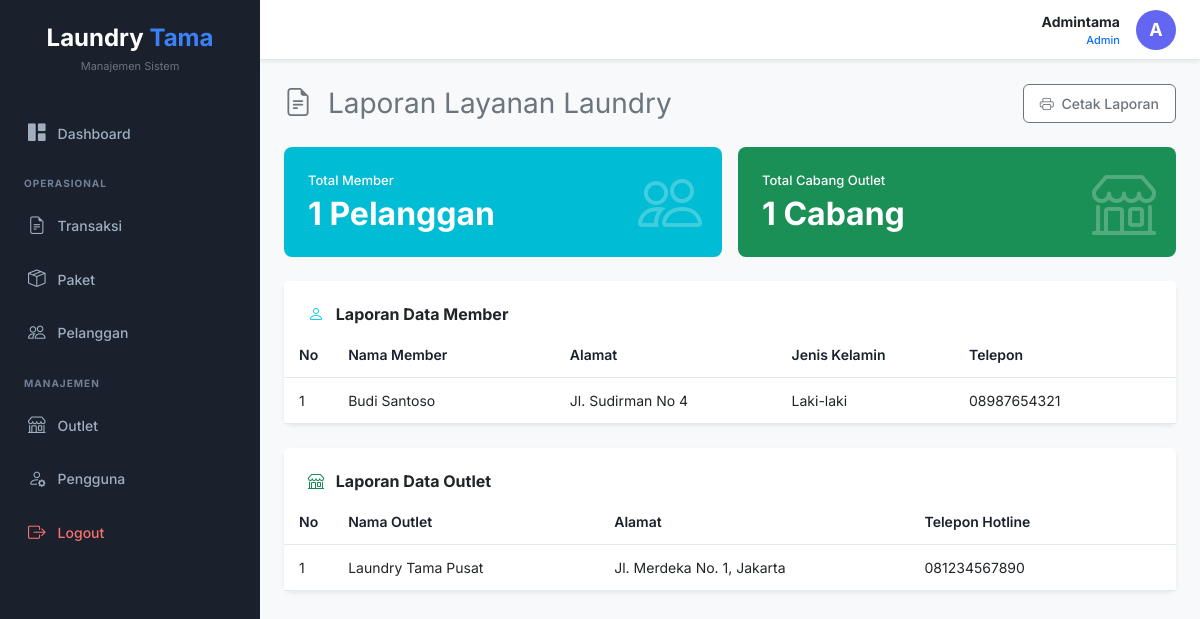
Screenshot of /laporan.php (signed in) with the database file from the repository.
### tables this page shows
CREATE TABLE `tb_member` (
  `id` int(11) NOT NULL AUTO_INCREMENT,
  `nama` varchar(100) NOT NULL,
  `alamat` text NOT NULL,
  `jenis_kelamin` enum('L','P') NOT NULL,
  `tlp` varchar(15) NOT NULL,
  PRIMARY KEY (`id`)
);

CREATE TABLE `tb_outlet` (
  `id` int(11) NOT NULL AUTO_INCREMENT,
  `nama` varchar(100) NOT NULL,
  `alamat` text NOT NULL,
  `tlp` varchar(15) NOT NULL,
  PRIMARY KEY (`id`)
);

### laporan.php (the view)
<?php
include 'header.php';
include 'koneksi.php';
$q_member = mysqli_query($conn, "SELECT COUNT(*) as total FROM tb_member");
$t_member = mysqli_fetch_assoc($q_member)['total'];
$q_outlet = mysqli_query($conn, "SELECT COUNT(*) as total FROM tb_outlet");
$t_outlet = mysqli_fetch_assoc($q_outlet)['total'];
?>
<div class="d-flex justify-content-between align-items-center mb-4">
    <h3 class="fw-normal text-secondary mb-0"><i class="bi bi-file-earmark-text text-secondary me-2"></i> Laporan Layanan Laundry</h3>
    <button class="btn btn-outline-secondary fw-medium px-3 py-2" onclick="window.print()" style="border-radius: 6px; font-size: 14px; background: white;"><i class="bi bi-printer me-1"></i> Cetak Laporan</button>
</div>
<div class="row gx-3 mb-4">
    <div class="col-md-6 mb-3 mb-md-0">
        <div class="card border-0 h-100 position-relative overflow-hidden" style="background-color: #00bcd4; color: white; border-radius: 8px;">
            <div class="card-body p-4">
                <p class="mb-1" style="font-size: 13px; font-weight: 500;">Total Member</p>
                <h2 class="fw-bold mb-0"><?php echo $t_member; ?> Pelanggan</h2>
                <i class="bi bi-people position-absolute opacity-25" style="font-size: 4rem; right: 20px; bottom: 5px;"></i>
            </div>
        </div>
    </div>
    <div class="col-md-6">
        <div class="card border-0 h-100 position-relative overflow-hidden" style="background-color: #1a8f56; color: white; border-radius: 8px;">
            <div class="card-body p-4">
                <p class="mb-1" style="font-size: 13px; font-weight: 500;">Total Cabang Outlet</p>
                <h2 class="fw-bold mb-0"><?php echo $t_outlet; ?> Cabang</h2>
                <i class="bi bi-shop position-absolute opacity-25" style="font-size: 4rem; right: 20px; bottom: 5px;"></i>
            </div>
        </div>
    </div>
</div>
<div class="card border-0 shadow-sm mb-4" style="border-radius: 8px;">
    <div class="card-header bg-white border-bottom-0 pt-4 pb-2 px-4">
        <h6 class="fw-bold mb-0"><i class="bi bi-person text-info me-2"></i> Laporan Data Member</h6>
    </div>
    <div class="card-body p-0">
        <div class="table-responsive">
            <table class="table table-custom mb-0">
                <thead>
                    <tr>
                        <th width="5%">No</th>
                        <th width="25%">Nama Member</th>
                        <th width="25%">Alamat</th>
                        <th width="20%">Jenis Kelamin</th>
                        <th width="25%">Telepon</th>
                    </tr>
                </thead>
                <tbody>
                    <?php
                    $no = 1;
                    $query = mysqli_query($conn, "SELECT * FROM tb_member");
                    while($data = mysqli_fetch_array($query)){
                    ?>
                    <tr>
                        <td><?php echo $no++; ?></td>
                        <td><?php echo $data['nama']; ?></td>
                        <td><?php echo $data['alamat']; ?></td>
                        <td><?php echo $data['jenis_kelamin'] == 'L' ? 'Laki-laki' : 'Perempuan'; ?></td>
                        <td><?php echo $data['tlp']; ?></td>
                    </tr>
                    <?php } ?>
                </tbody>
            </table>
        </div>
    </div>
</div>
<div class="card border-0 shadow-sm" style="border-radius: 8px;">
    <div class="card-header bg-white border-bottom-0 pt-4 pb-2 px-4">
        <h6 class="fw-bold mb-0"><i class="bi bi-shop text-success me-2"></i> Laporan Data Outlet</h6>
    </div>
    <div class="card-body p-0">
        <div class="table-responsive">
            <table class="table table-custom mb-0">
                <thead>
                    <tr>
                        <th width="5%">No</th>
                        <th width="30%">Nama Outlet</th>
                        <th width="35%">Alamat</th>
                        <th width="30%">Telepon Hotline</th>
                    </tr>
                </thead>
                <tbody>
                    <?php
                    $no = 1;
                    $query = mysqli_query($conn, "SELECT * FROM tb_outlet");
                    while($data = mysqli_fetch_array($query)){
                    ?>
                    <tr>
                        <td><?php echo $no++; ?></td>
                        <td><?php echo $data['nama']; ?></td>
                        <td><?php echo $data['alamat']; ?></td>
                        <td><?php echo $data['tlp']; ?></td>
                    </tr>
                    <?php } ?>
                </tbody>
            </table>
        </div>
    </div>
</div>
<?php include 'footer.php'; ?>

### header.php (style rules this page uses)
body { font-family: 'Inter', sans-serif; background-color: #f8f9fa; overflow-x: hidden; color: #333; }
.table-custom th { border-top: none; border-bottom: 1px solid #e2e8f0; background-color: white; color: #1a202c; font-weight: 600; font-size: 14px; padding: 12px 15px; }
.table-custom td { border-bottom: 1px solid #e2e8f0; vertical-align: middle; font-size: 14px; padding: 12px 15px; }

### rows the page displays
tb_member: nama "Budi Santoso", alamat "Jl. Sudirman No 4", jenis_kelamin "Laki-laki", tlp "08987654321"
tb_outlet: nama "Laundry Tama Pusat", alamat "Jl. Merdeka No. 1, Jakarta", tlp "081234567890"

### other values shown
$_SESSION['nama'] "Admintama"
$_SESSION['role'] "Admin"
substr($_SESSION['nama'], 0, 1) "A"
$t_member "1"
$t_outlet "1"
